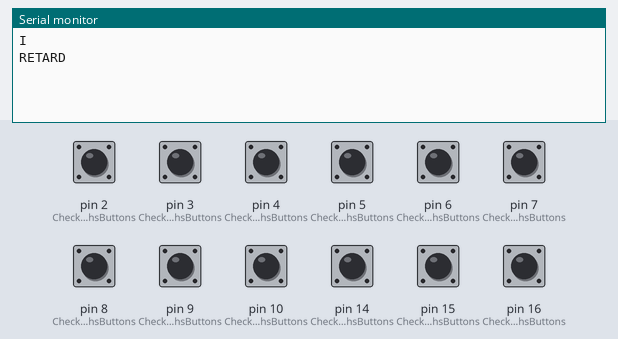
The sketch below on a simulated Arduino Leonardo, built with avr-gcc and run on an emulated ATmega32U4. Shown: the last lines printed to the serial monitor. Inputs (shaded band) come from the test bench; at power-on: pin 2 (CheckSwithsButtons), pin 3 (CheckSwithsButtons), pin 4 (CheckSwithsButtons), pin 5 (CheckSwithsButtons), pin 6 (CheckSwithsButtons), pin 7 (CheckSwithsButtons), pin 8 (CheckSwithsButtons), pin 9 (CheckSwithsButtons), pin 10 (CheckSwithsButtons), pin 14 (CheckSwithsButtons), pin 15 (CheckSwithsButtons), pin 16 (CheckSwithsButtons) HIGH. USB keyboard and mouse output is not drawn.

Above: at 1.3 s.
1.4 s: pin 2 (CheckSwithsButtons) pulled LOW for 0.15 s
At 2.8 s:
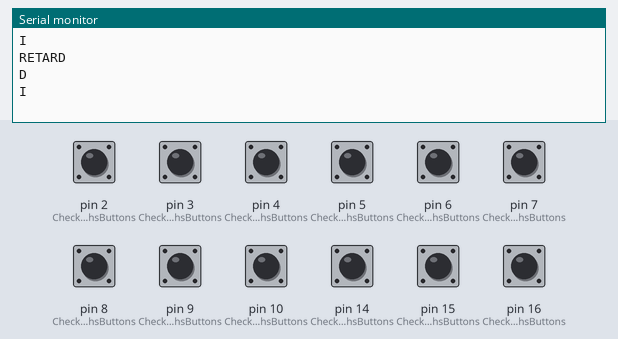
3.1 s: pin 3 (CheckSwithsButtons) pulled LOW for 0.15 s
At 3.54 s:
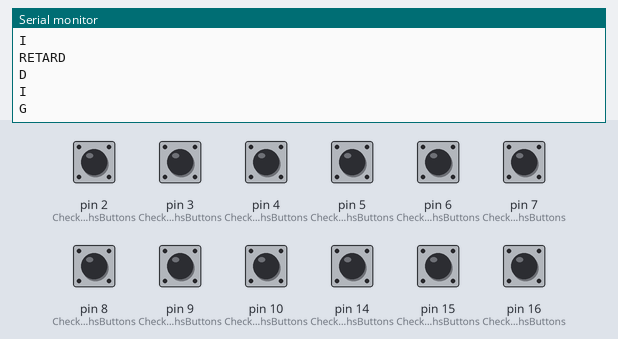
4.8 s: pin 4 (CheckSwithsButtons) pulled LOW for 0.15 s
At 5.24 s:
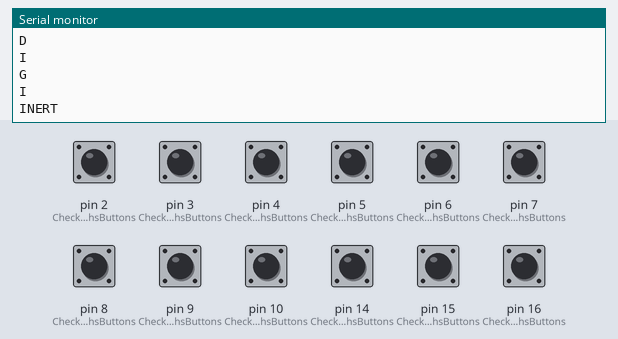
6.5 s: pin 5 (CheckSwithsButtons) pulled LOW for 0.15 s
At 6.94 s:
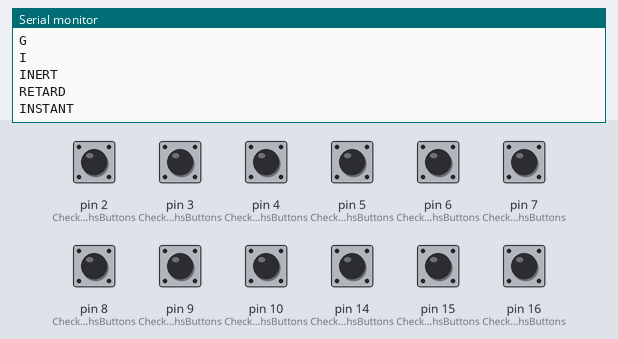
8.2 s: pin 6 (CheckSwithsButtons) pulled LOW for 0.15 s
At 9.6 s:
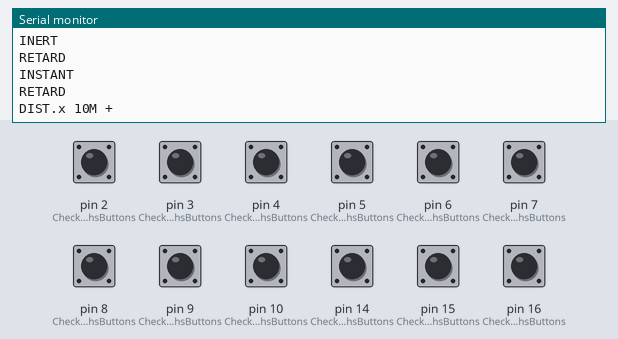
9.9 s: pin 8 (CheckSwithsButtons) pulled LOW for 0.15 s
At 10.9 s:
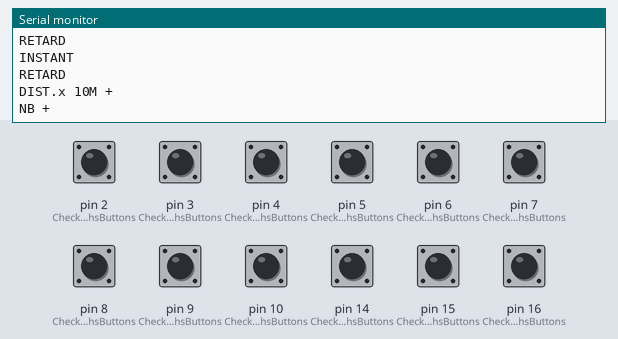

The sketch:

M2k_PPA_Ar3.ino
```cpp
#include <Keypad.h>
#include <Keyboard.h>

const int tempoApertoBotao = 250;
int lastButtonState[14] = { 0, 0, 0, 0, 0 ,0 ,0 ,0 ,0 ,0 ,0 ,0 ,0 ,0};
int lastReloadState[3] = { 0, 0, 0};
int lastChuteState[3] = { 0, 0, 0};
int lastJATOState[3] = { 0, 0, 0};

void setup() {
  Serial.begin(9600);
  pinMode(2, INPUT_PULLUP);
  pinMode(3, INPUT_PULLUP);
  pinMode(4, INPUT_PULLUP);
  pinMode(5, INPUT_PULLUP);
  pinMode(6, INPUT_PULLUP);
  pinMode(7, INPUT_PULLUP);
  pinMode(8, INPUT_PULLUP);
  pinMode(9, INPUT_PULLUP);
  pinMode(10, INPUT_PULLUP);
  pinMode(16, INPUT_PULLUP);
  pinMode(14, INPUT_PULLUP);
  pinMode(15, INPUT_PULLUP);
  Keyboard.begin();
}

void loop() {
  CheckSwithsButtons();
  delay(10);
}

void CheckSwithsButtons(void) {
  int pin2 = !digitalRead(2);
  int pin3 = !digitalRead(3);
  int pin4 = !digitalRead(4);
  int pin5 = !digitalRead(5);
  int pin6 = !digitalRead(6);
  int pin7 = !digitalRead(7);
  int pin8 = !digitalRead(8);
  int pin9 = !digitalRead(9);
  int pin10 = !digitalRead(10);
  int pin14 = !digitalRead(14);
  int pin15 = !digitalRead(15);
  int pin16 = !digitalRead(16);

  int state01 = 0;
  int state02 = 1;
  int state03 = 2;
  int state04 = 3;
  int state05 = 4;
  int state06 = 5;
  int state07 = 6;
  int state08 = 7;
  int state09 = 8;
  int state10 = 9;
  int state11 = 10;
  int state12 = 11;
  int state13 = 12;
  int state14 = 13;

  if (pin3 == 1 && lastButtonState[state01] != pin3) {
    Keyboard.press(KEY_RIGHT_ALT); Keyboard.press('b');
    delay(tempoApertoBotao);
    Keyboard.releaseAll();
    Serial.println("G");
    lastButtonState[state01] = pin3;
    lastButtonState[state03] = 0;
  }else {
    lastButtonState[state01] = pin3;
  }
  if (pin2 == 1 && lastButtonState[state02] != pin2) {
    Keyboard.press(KEY_RIGHT_ALT); Keyboard.press('u');
    delay(tempoApertoBotao);
    Keyboard.releaseAll();
    Serial.println("D");
    lastButtonState[state02] = pin2;
    lastButtonState[state03] = 0;
  }else {
    lastButtonState[state02] = pin2;
  }
  if (pin3 == 0 && pin2 == 0 && lastButtonState[state03] != 1) {
    Keyboard.press(KEY_RIGHT_ALT); Keyboard.press('h');
    delay(tempoApertoBotao);
    Keyboard.releaseAll();
    Serial.println("I");
    lastButtonState[state03] = 1;
  }

  if (pin4 == 1 && lastButtonState[state04] != pin4) {
    Keyboard.press(KEY_RIGHT_ALT); Keyboard.press('m');
    delay(tempoApertoBotao);
    Keyboard.releaseAll();
    Serial.println("INERT");
    lastButtonState[state04] = pin4;
    lastButtonState[state06] = 0;
  }else {
    lastButtonState[state04] = pin4;
  }
  if (pin5 == 1 && lastButtonState[state05] != pin5) {
    Keyboard.press(KEY_RIGHT_ALT); Keyboard.press('o');
    delay(tempoApertoBotao);
    Keyboard.releaseAll();
    Serial.println("INSTANT");
    lastButtonState[state05] = pin5;
    lastButtonState[state06] = 0;
  }else {
    lastButtonState[state05] = pin5;
  }
  if (pin5 == 0 && pin4 == 0 && lastButtonState[state06] != 1) {
    Keyboard.press(KEY_RIGHT_ALT); Keyboard.press('k');
    delay(tempoApertoBotao);
    Keyboard.releaseAll();
    Serial.println("RETARD");
    lastButtonState[state06] = 1;
  }

  if (pin6 == 1 && lastButtonState[state07] != pin6) {
    Keyboard.press(KEY_RIGHT_ALT); Keyboard.press('0');
    delay(tempoApertoBotao);
    Keyboard.releaseAll();
    Serial.println("DIST.x 10M +");
    lastButtonState[state07] = pin6;
  }else if (pin6 == 0 && lastButtonState[state07] != pin6){
    lastButtonState[state07] = pin6;
  }

  if (pin7 == 1 && lastButtonState[state08] != pin7) {
    Keyboard.press(KEY_RIGHT_ALT); Keyboard.press('9');
    delay(tempoApertoBotao);
    Keyboard.releaseAll();
    Serial.println("DIST.x 10M -");
    lastButtonState[state08] = pin7;
  }else if (pin7 == 0 && lastButtonState[state08] != pin7){
    lastButtonState[state08] = pin7;
  }

  if (pin8 == 1 && lastButtonState[state09] != pin8) {
    Keyboard.press(KEY_RIGHT_ALT); Keyboard.press('8');
    delay(tempoApertoBotao);
    Keyboard.releaseAll();
    Serial.println("NB +");
    lastButtonState[state09] = pin8;
  }else if (pin8 == 0 && lastButtonState[state09] != pin8){
    lastButtonState[state09] = pin8;
  }

  if (pin9 == 1 && lastButtonState[state10] != pin9) {
    Keyboard.press(KEY_RIGHT_ALT); Keyboard.press('7');
    delay(tempoApertoBotao);
    Keyboard.releaseAll();
    Serial.println("NB -");
    lastButtonState[state10] = pin9;
  }else if (pin9 == 0 && lastButtonState[state10] != pin9){
    lastButtonState[state10] = pin9;
  }

  if (pin10 == 1 && lastButtonState[state11] != pin10) {
    Keyboard.press(KEY_RIGHT_ALT); Keyboard.press('=');
    delay(tempoApertoBotao);
    Serial.println("PRES");
    lastButtonState[state11] = pin10;
  }else if (pin10 == 0 && lastButtonState[state11] != pin10){
    Keyboard.releaseAll();
    lastButtonState[state11] = pin10;
  }

  if (pin16 == 1 && lastButtonState[state12] != pin16) {
    Keyboard.press(KEY_RIGHT_ALT); Keyboard.press('-');
    delay(tempoApertoBotao);
    Serial.println("TEST");
    lastButtonState[state12] = pin16;
  }else if (pin16 == 0 && lastButtonState[state12] != pin16){
    Keyboard.releaseAll();
    lastButtonState[state12] = pin16;
  }

  if (pin14 == 1 && lastButtonState[state13] != pin14) {
    Keyboard.press(KEY_RIGHT_CTRL); Keyboard.press('i');
    delay(tempoApertoBotao);
    Serial.println("CAN. ROQ S530");
    lastButtonState[state13] = pin14;
  }else if (pin14 == 0 && lastButtonState[state13] != pin14){
    Keyboard.releaseAll();
    lastButtonState[state13] = pin14;
  }

  if (pin15 == 1 && lastButtonState[state14] != pin15) {
    Keyboard.press(KEY_RIGHT_ALT); Keyboard.press('i');
    delay(tempoApertoBotao);
    Serial.println("AUTO");
    lastButtonState[state14] = pin15;
  }else if (pin15 == 0 && lastButtonState[state14] != pin15){
    Keyboard.releaseAll();
    lastButtonState[state14] = pin15;
  }

}
```

Measured:
- after the input at 1.4 s, the serial monitor: prints a new line after 0.26 s (image 1)
- after the input at 3.1 s, the serial monitor: prints a new line after 0.26 s (image 2)
- after the input at 4.8 s, the serial monitor: prints a new line after 0.26 s (image 3)
- after the input at 6.5 s, the serial monitor: prints a new line after 0.26 s (image 4)
- after the input at 8.2 s, the serial monitor: prints a new line after 0.25 s (image 5)
- after the input at 9.9 s, the serial monitor: prints a new line after 0.26 s (image 6)
